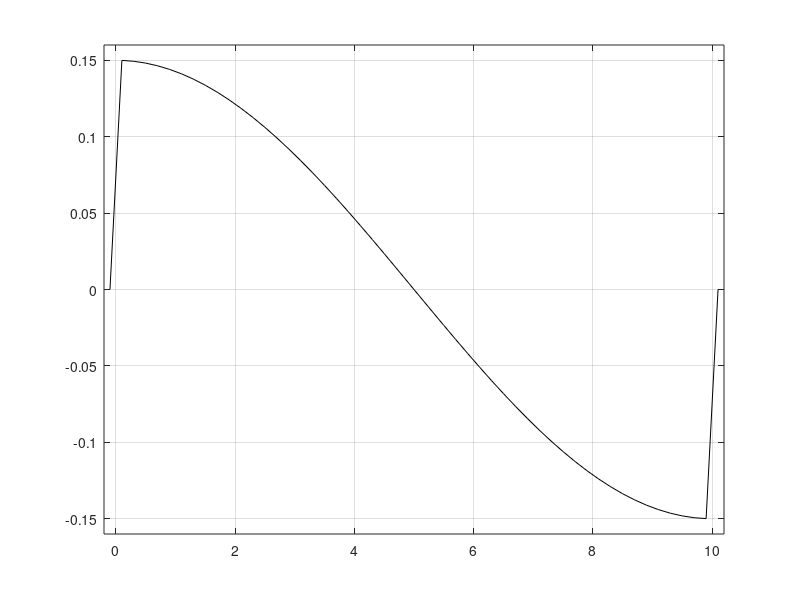

This chart was generated by the following MATLAB code:
% This is a matlab script that generates the input data
% $Header: /u/gcmpack/MITgcm/verification/short_surf_wave/input/gendata.m,v 1.1 2010/01/23 19:42:38 jmc Exp $
% $Name: checkpoint62r $

prec='real*8';
ieee='b';

% Dimensions of grid
nx=52;
ny=1;
nz=50;
% Nominal depth of model (meters)
H=10.;
% Size of interior domain
Lx=10.;

% Horizontal resolution (m)
dx=Lx/(nx-2);
dy=dx;
x=[1:nx]*dx; x=x-mean(x)+Lx/2;
fprintf('dx = %d ; x 1,2 .. nx-1,nx = %7.4g %7.4g %7.4g %7.4g\n', ...
     dx,x(1),x(2),x(nx-1),x(nx));

%gravity=9.81;
gravity=10.;

dz=H/nz;
fprintf('delZ = %d * %7.6g\n',nz,dz)

%- initial free-surface:
Ampli=0.15;
et=x*pi/Lx; et=Ampli*cos(et); 
et(1)=0; et(nx)=0;

%- closed bassin:
h0=ones(nx,1); h0(1)=0; h0(nx)=0;
h0=-H*h0;

fid=fopen('topo_flat.bin','w',ieee); fwrite(fid,h0,prec); fclose(fid);
fid=fopen('Eta_ini.bin','w',ieee); fwrite(fid,et,prec); fclose(fid);

figure(1);clf;
plot(x,et,'k-');
axis([-0.2 10.2 [-1 1]*0.16]); grid
